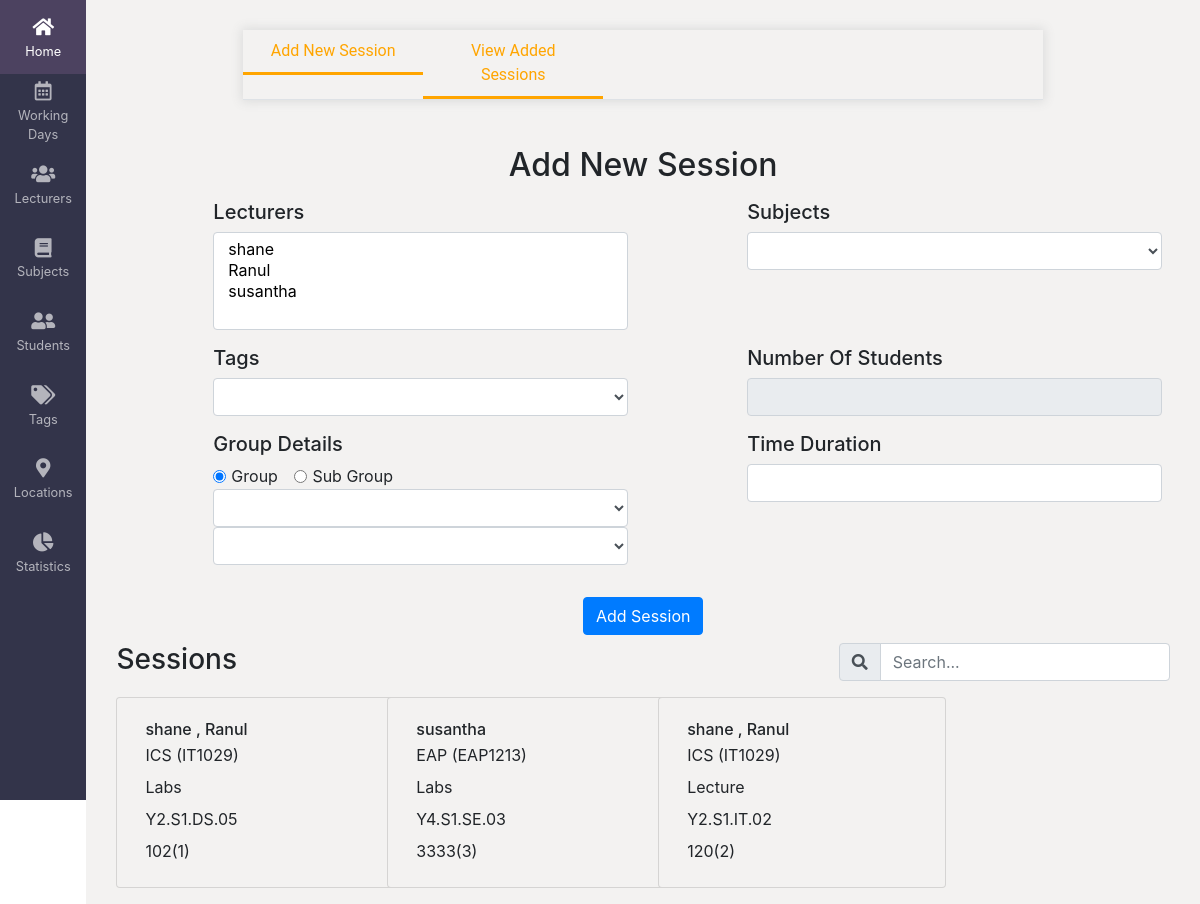
The page /sessions/ on the database as committed earlier.
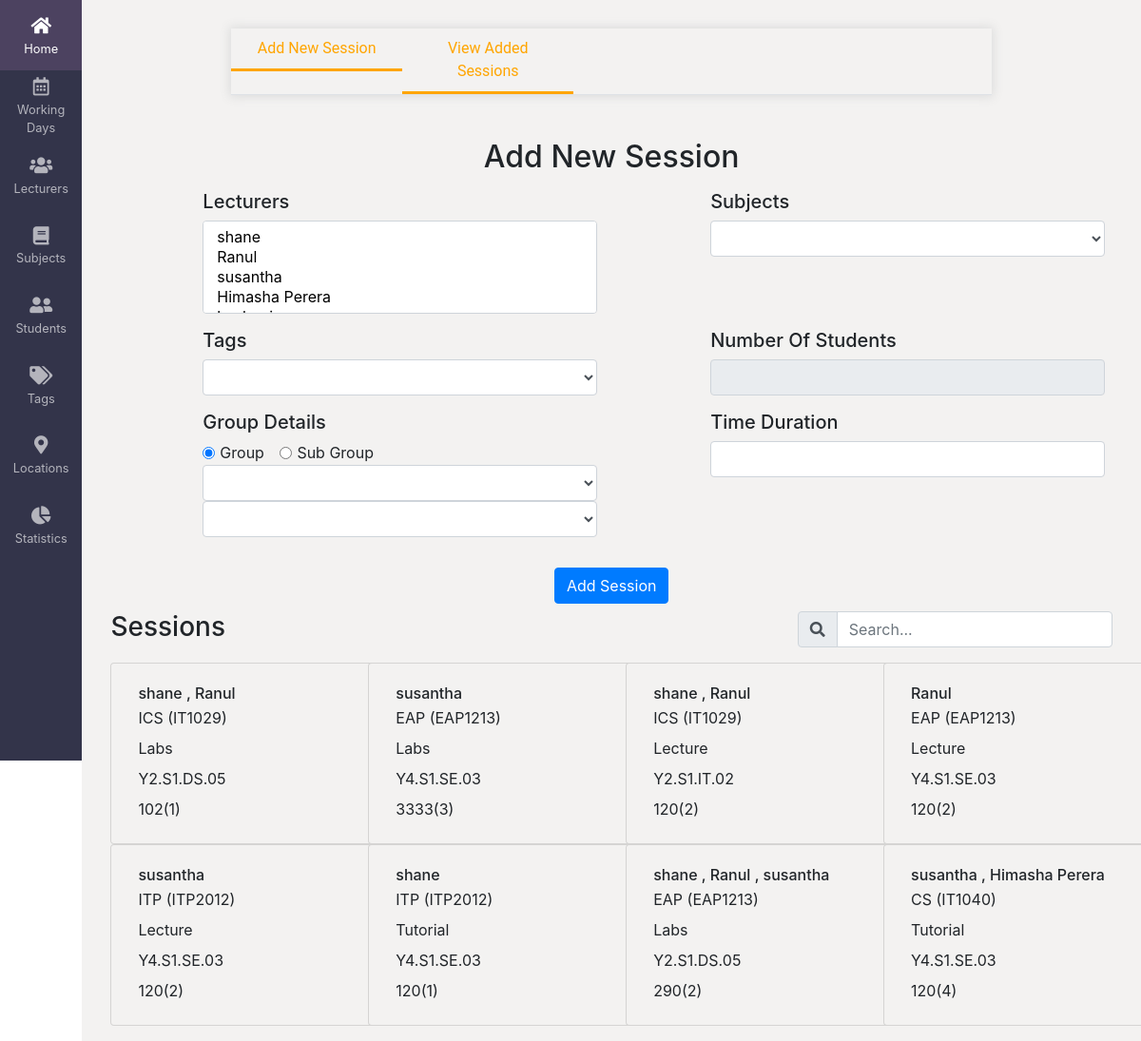
The same page on the database as committed later.
### timetable/models.py (models this page shows, shortened)
class Session(models.Model):
    lecturers = models.ManyToManyField(Lecturer)
    subject = models.ForeignKey(Subjects, on_delete=models.CASCADE)
    tag = models.ForeignKey(Tags, on_delete=models.CASCADE)
    group_id = models.ForeignKey(Group, on_delete=models.CASCADE)
    subgroup_id = models.ForeignKey(
        Subgroup, on_delete=models.CASCADE, null=True, blank=True)
    student_count = models.IntegerField(default=1)
    duration = models.IntegerField(default=1)
    consecutive_session = models.ForeignKey(
        'self', on_delete=models.CASCADE, null=True, blank=True)
    objects = models.Manager()
    def get_lecturers(self):
        if self.lecturers:
            return '%s' % " , ".join([lecturer.name for lecturer in self.lecturers.all()])

class Lecturer(models.Model):
    name = models.CharField(max_length=100, blank=True)
    center = models.CharField(max_length=100, blank=True)
    employee_id = models.CharField(max_length=6, blank=True)
    building = models.CharField(max_length=100, blank=True)
    faculty = models.CharField(max_length=100, blank=True)
    level = models.IntegerField(blank=True, null=True)
    department = models.CharField(max_length=100, blank=True)
    rank = models.CharField(max_length=100, blank=True)
    objects = models.Manager()

class Subjects(models.Model):
    offeredYear = models.CharField(max_length=4, blank=True)
    offeredSemester = models.CharField(max_length=100, blank=True)
    subjectName = models.CharField(max_length=100, blank=True)
    subjectCode = models.CharField(max_length=10, blank=True)
    noLecHours = models.IntegerField(blank=True, null=True)
    noTutHours = models.IntegerField(blank=True, null=True)
    noLabHours = models.IntegerField(blank=True, null=True)
    noEveHours = models.IntegerField(blank=True, null=True)
    objects = models.Manager()

class Tags(models.Model):
    label = models.CharField(max_length=25, unique=True)
    color = models.CharField(max_length=25, unique=True)

class Group(models.Model):
    academic_year_semester = models.ForeignKey(
        AcademicYearSemester, on_delete=models.CASCADE)
    programme = models.ForeignKey(Programme, on_delete=models.CASCADE)
    group_no = models.CharField(max_length=2)
    student_count = models.IntegerField(null=True, blank=True)
    generated_group = models.CharField(max_length=100, blank=True, null=True)
    class Meta:
        constraints = [
            models.UniqueConstraint(
                fields=['academic_year_semester', 'programme', 'group_no'], name='student_details')
        ]

### timetable/views.py (the view)
# urls.py: path('sessions/', views.Session.as_view(), name='sessions'),
class Session(generic.ListView):
    model = Session1
    template_name = 'session_allocate.html'
    context_object_name = 'sessions'
    queryset = Session1.objects.prefetch_related('lecturers')
    def get_context_data(self, **kwargs):
        context = super(Session, self).get_context_data(**kwargs)
        context.update({
            'lecturers': Lecturer1.objects.all(),
            'tags': Tags.objects.all(),
            'subjects': Subjects1.objects.all(),
            'groups': Group.objects.all(),
            'subgroups': Subgroup.objects.select_related('group'),
            'sessions': Session1.objects.prefetch_related('group_id', 'subject', 'tag', 'subgroup_id').all(),
        })
        return context

### template/session_allocate.html (shortened to what this page needs)
{% extends 'base.html' %}
{% load static %}
{% block content %}
<div class="row">
  <div class="cycle-tab-container">
    <ul class="nav nav-tabs">
    <li class="cycle-tab-item active">
      <a class="nav-link" role="tab" id="addsection" data-toggle="tab" href="">Add New Session</a>
    </li>
    <li class="cycle-tab-item active">
      <a class="nav-link" role="tab" id="viewsection" data-toggle="tab" href="">View Added Sessions</a>
    </li>
  </ul>
  </div>
</div>
<div id="addingform">
  <div class="row">
    <div class="col mt-3 text-center">
      <h2>Add New Session</h2>
    </div>
  </div>
<form action="" class="container" id="addsession" name="addsession">
    <div class="row p-2">
      <div class="col-1">
      </div>
      <div class="col-5">
        <h5>Lecturers</h5>
          <select
            class="form-control sel2"
            id="loadlecturers"
            name="loadlecturers"
            multiple="multiple"
          >
          {% for lecturer in lecturers %}
          <option style="color:black;" value="{{lecturer.id}}">{{lecturer.name}}</option>
          {% endfor %}
        </select>
      </div>
      <div class="col-1">
      </div>
      <div class="col-5">
          <h5>Subjects</h5>
          <select
            class="form-control sel2"
            id="loadsubjects"
            name="loadsubjects"
          >
          <option class="d-none" disabled selected></option>
          {% for subject in subjects %}
          <option style="color:black;" value="{{subject.id}}">{{subject.subjectName}}</option>
          {% endfor %}
        </select>
        </div>
    </div>
    <div class="row p-2">
      <div class="col-1">
      </div>
      <div class="col-5">
        <h5>Tags</h5>
          <select
          class="form-control sel2"
          id="loadtags"
          name="loadtags"
        >
        <option class="d-none" disabled selected></option>
        {% for tag in tags %}
          <option style="color:black;" value="{{tag.id}}">{{tag.label}}</option>
          {% endfor %}
      </select>
      </div>
      <div class="col-1">
      </div>
      <div class="col-5">
          <h5>Number Of Students</h5>
          <input
            value=""
            class="form-control"
            type="text"
            name="nostudents"
            id="nostudents"
            readonly
          />
        </div>
    </div>
    <div class="row p-2">
      <div class="col-1">
      </div>
      <div class="col-5">
        <h5>Group Details</h5>
        <div class="form-check form-check-inline">
          <input class="form-check-input" checked type="radio" name="groups" id="inlineRadio1" value="1">
          <label class="form-check-label" for="inlineRadio1">Group</label>
        </div>
        <div class="form-check form-check-inline">
          <input class="form-check-input" type="radio" name="groups" id="inlineRadio2" value="2">
          <label class="form-check-label" for="inlineRadio2">Sub Group</label>
        </div>
        <div id="divgroup">
        <select
        class="form-control sel2"
        id="loadgroups"
       name="loadgroups"
      >
      <option class="d-none" disabled selected></option>
      {% for group in groups %}
          <option style="color:black;" data-value="{{group.student_count}}" value="{{group.id}}"> {{group.generated_group}}&nbsp; |&nbsp;{{group.student_count}}</option>
      {% endfor %}
    </select>
    </div>
    <div id="divsubgroup">
    <select
        class="form-control sel2"
        id="loadsubgroups"
       name="loadsubgroups"
      >
      <option class="d-none" disabled selected></option>
      {% for subgroup in subgroups %}
          <option style="color:black;" data-value="{{subgroup.group.student_count}}" value="{{subgroup.id}}">{{subgroup.generated_subgroup}}&nbsp; |&nbsp;{{subgroup.group.student_count}}</option>
      {% endfor %}
    </select>
    </div>
      </div>
      <div class="col-1">
      </div>
      <div class="col-5">
      <h5>Time Duration</h5>
      <input
        class="form-control OnlyNumber"
        type="number"
        name="duration"
        id="duration"
      />
        </div>
    </div>
    <div class="row p-2">
    </div>
    <div class="row p-2">
      <div class="col-12">
      <center>
          <button type="submit" name="" id="addses" class="btn btn-primary" btn-lg btn-block">Add Session</button>
      </center>
      </div>
    </div>
  </form>
</div>
<div class="container" id="tablediv">
  <div class="row">
  <div class="col-8">
  <h3>Sessions</h3>
</div>
    <div class="col-4">
    <div class="input-group mb-3">
      <div class="input-group-prepend">
        <span class="input-group-text" id="basic-addon1"><i class="fas fa-search"></i></span>
      </div>
      <input type="text" class="form-control" id="myInput" placeholder="Search..." aria-label="Username" aria-describedby="basic-addon1">
    </div>
    </div>
</div>
<div class="row">
{% for session in sessions %}
<div class="col-3" id="sessionblock">
  <div class="card p-2" style="width: 18rem;" id="card">
    <div class="card-body" style="line-height: 100%;">
      <h6 class="card-subtitle mb-2 text">{{session.get_lecturers}}</h6>
      <p class="card-text">{{session.subject.subjectName}} ({{session.subject.subjectCode}})</p>
      <p class="card-text">{{session.tag.label}}</p>
      <p class="card-text">{{session.group_id.generated_group}}</p>
      <p class="card-text">{{session.student_count}}({{session.duration}})</p>
    </div>
  </div>
</div>
{% endfor %}
</div>
</div>
{% endblock %}

### template/base.html (shortened to what this page needs)
{% load static %}
<!DOCTYPE html>
<html>
  <head>
    <link
      rel="stylesheet"
      href="https://stackpath.bootstrapcdn.com/bootstrap/4.5.2/css/bootstrap.min.css"
    />
    <link
      rel="stylesheet"
      href="https://cdnjs.cloudflare.com/ajax/libs/font-awesome/5.14.0/css/all.min.css"
    />
    <link
      href="https://cdn.jsdelivr.net/npm/select2@4.1.0-beta.1/dist/css/select2.min.css"
      rel="stylesheet"
    />
  </head>
  <body>
    <div class="sidebar text-center">
      <ul>
        <li>
          <button class="sidebar-button">
            <i class="fas fa-1x fa-home sidebar-icon"></i>
            <span class="sidebar-text"> Home </span>
          </button>
        </li>
        <li>
          <button class="sidebar-button">
            <i class="far fa-calendar-alt fa-1x sidebar-icon"></i>
            <span class="sidebar-text"> Working</span>
            <span class="sidebar-text"> Days</span>
          </button>
        </li>
        <li>
          <button class="sidebar-button">
            <i class="fas fa-1x fa-users sidebar-icon"></i>
            <span class="sidebar-text"> Lecturers</span>
          </button>
        </li>
        <li>
          <button class="sidebar-button">
            <i class="fas fa-1x fa-book sidebar-icon"></i>
            <span class="sidebar-text"> Subjects </span>
          </button>
        </li>
        <li>
          <button class="sidebar-button">
            <i class="fas fa-1x fa-user-friends sidebar-icon"></i>
            <span class="sidebar-text"> Students </span>
          </button>
        </li>
        <li>
          <button class="sidebar-button">
            <i class="fas fa-1x fa-tags sidebar-icon"></i>
            <span class="sidebar-text"> Tags </span>
          </button>
        </li>
        <li>
          <button class="sidebar-button">
            <i class="fas fa-1x fa-map-marker-alt sidebar-icon"></i>
            <span class="sidebar-text"> Locations </span>
          </button>
        </li>
        <li>
          <button class="sidebar-button">
            <i class="fas fa-1x fa-chart-pie sidebar-icon"></i>
            <span class="sidebar-text"> Statistics </span>
          </button>
        </li>
      </ul>
    </div>
    <div class="container-fluid main pb-3">
      {% block content %} {% endblock content %}
    </div>
    <link
      rel="stylesheet"
      href="https://cdn.jsdelivr.net/npm/bootstrap-select@1.13.14/dist/css/bootstrap-select.min.css"
    />
  </body>
</html>

### template/base.html (style rules this page uses)
html, body { height: 100%; }
.sidebar ul { list-style: none; margin: 0; height: 100vh; padding: 0; }
.sidebar ul i, li { color: white; }
.sidebar { width: 5.4rem; background-color: #33344a; float: left; position: fixed; }
.sidebar-button { display: block; font-size: 1.2rem; height: 4.6rem; position: relative; text-align: center; text-decoration: none; background: 0; border: 0; width: 100%; padding: 0.1rem 0.4rem; }
.sidebar-text { overflow: hidden; text-overflow: ellipsis; white-space: nowrap; display: block; font-size: 0.8rem; text-rendering: optimizeLegibility; text-decoration: none; opacity: 0.63; color: white; }
.sidebar-icon { opacity: 0.63; }
.main { background: #f3f2f1; min-height: 100%; margin-left: 5.4rem; width: calc(100% - 5.4rem); }
.card { background: #f3f2f1; }
.cycle-tab-container { margin: 30px auto; width: 800px; box-shadow: 0 0 10px 2px #ddd; }
.cycle-tab-container a { color: #173649; font-size: 16px; font-family: roboto; text-align: center; }
.cycle-tab-item { width: 180px; }
.cycle-tab-item:after { display: block; content: ""; border-bottom: solid 3px orange; transform: scaleX(0); transition: transform 0ms ease-out; }
.cycle-tab-item.active:after { transform: scaleX(1); transform-origin: 0% 50%; transition: transform 5000ms ease-in; }
.nav-link:focus, .nav-link:hover, .cycle-tab-item.active a { border-color: transparent !important; color: orange; }

Rows that differ between the two databases and show on the page:
added Session: get_lecturers "Ranul", subject.subjectName "EAP", subject.subjectCode "EAP1213", tag.label "Lecture", group_id.generated_group "Y4.S1.SE.03", student_count "120", duration "2"
added Session: get_lecturers "susantha", subject.subjectName "ITP", subject.subjectCode "ITP2012", tag.label "Lecture", group_id.generated_group "Y4.S1.SE.03", student_count "120", duration "2"
added Session: get_lecturers "shane", subject.subjectName "ITP", subject.subjectCode "ITP2012", tag.label "Tutorial", group_id.generated_group "Y4.S1.SE.03", student_count "120", duration "1"
added Session: get_lecturers "shane , Ranul , susantha", subject.subjectName "EAP", subject.subjectCode "EAP1213", tag.label "Labs", group_id.generated_group "Y2.S1.DS.05", student_count "290", duration "2"
added Session: get_lecturers "susantha , Himasha Perera", subject.subjectName "CS", subject.subjectCode "IT1040", tag.label "Tutorial", group_id.generated_group "Y4.S1.SE.03", student_count "120", duration "4"
Other text that changed with them:
form field loadlecturers: "shane / Ranul / susantha" → "shane / Ranul / susantha / Himasha Perera"
